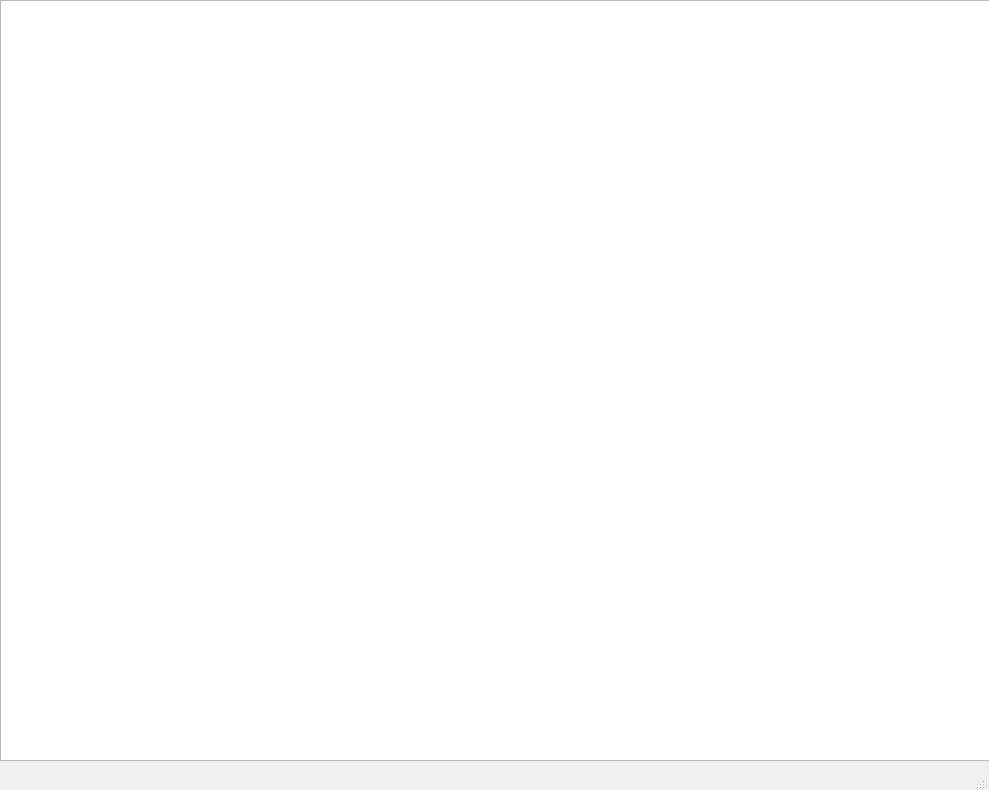
<?xml version="1.0" encoding="UTF-8"?>
<ui version="4.0">
 <class>MainWindow</class>
 <widget class="QMainWindow" name="MainWindow">
  <property name="geometry">
   <rect>
    <x>0</x>
    <y>0</y>
    <width>989</width>
    <height>790</height>
   </rect>
  </property>
  <property name="windowTitle">
   <string>Протокол анализа КХА</string>
  </property>
  <widget class="QWidget" name="centralwidget">
   <widget class="QTableView" name="tableView">
    <property name="geometry">
     <rect>
      <x>0</x>
      <y>0</y>
      <width>991</width>
      <height>761</height>
     </rect>
    </property>
   </widget>
  </widget>
  <widget class="QMenuBar" name="menubar">
   <property name="geometry">
    <rect>
     <x>0</x>
     <y>0</y>
     <width>989</width>
     <height>21</height>
    </rect>
   </property>
  </widget>
  <widget class="QStatusBar" name="statusbar"/>
 </widget>
 <resources/>
 <connections/>
</ui>
